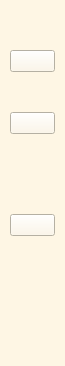
     <widget class="QWidget" name="icon_only_widget" native="true">
      <property name="minimumSize">
       <size>
        <width>65</width>
        <height>0</height>
       </size>
      </property>
      <property name="maximumSize">
       <size>
        <width>65</width>
        <height>16777215</height>
       </size>
      </property>
      <property name="styleSheet">
       <string notr="true"> background-color: #FEF6E4;
  
</string>
      </property>
      <layout class="QVBoxLayout" name="verticalLayout" stretch="0,0,0,0,0,0,0,0">
       <property name="spacing">
        <number>40</number>
       </property>
       <property name="leftMargin">
        <number>10</number>
       </property>
       <property name="topMargin">
        <number>20</number>
       </property>
       <property name="rightMargin">
        <number>10</number>
       </property>
       <property name="bottomMargin">
        <number>50</number>
       </property>
       <item>
        <spacer name="verticalSpacer_7">
         <property name="orientation">
          <enum>Qt::Vertical</enum>
         </property>
         <property name="sizeHint" stdset="0">
          <size>
           <width>20</width>
           <height>20</height>
          </size>
         </property>
        </spacer>
       </item>
       <item>
        <spacer name="verticalSpacer_5">
         <property name="orientation">
          <enum>Qt::Vertical</enum>
         </property>
         <property name="sizeType">
          <enum>QSizePolicy::Expanding</enum>
         </property>
         <property name="sizeHint" stdset="0">
          <size>
           <width>20</width>
           <height>10</height>
          </size>
         </property>
        </spacer>
       </item>
       <item>
        <widget class="QPushButton" name="dashboardbutton_2">
         <property name="sizePolicy">
          <sizepolicy hsizetype="Expanding" vsizetype="Expanding">
           <horstretch>0</horstretch>
           <verstretch>0</verstretch>
          </sizepolicy>
         </property>
         <property name="styleSheet">
          <string notr="true">QPushButton:hover {
    background-color: qlineargradient(spread: pad, x1: 0, y1: 0, x2: 1, y2: 0, stop: 0 #FEF6E4, stop: 1 #ADD8E6);
    border-top-left-radius: 20px;
    border-bottom-left-radius: 20px;
}

QPushButton:pressed {
    background-color: rgb(254, 246, 228);
    border-top-left-radius: 20px;
    border-bottom-left-radius: 20px;
 
}
</string>
         </property>
         <property name="text">
          <string/>
         </property>
         <property name="icon">
          <iconset resource="resource.qrc">
           <normaloff>:/icons/icon/dashboard.png</normaloff>:/icons/icon/dashboard.png</iconset>
         </property>
         <property name="checkable">
          <bool>true</bool>
         </property>
         <property name="autoExclusive">
          <bool>true</bool>
         </property>
        </widget>
       </item>
       <item>
        <widget class="QPushButton" name="infobutton_2">
         <property name="sizePolicy">
          <sizepolicy hsizetype="Minimum" vsizetype="Minimum">
           <horstretch>0</horstretch>
           <verstretch>0</verstretch>
          </sizepolicy>
         </property>
         <property name="styleSheet">
          <string notr="true">QPushButton:hover {
    background-color: qlineargradient(spread: pad, x1: 0, y1: 0, x2: 1, y2: 0, stop: 0 #FEF6E4, stop: 1 #ADD8E6);
    border-top-left-radius: 20px;
    border-bottom-left-radius: 20px;
}

QPushButton:pressed {
    background-color: rgb(254, 246, 228);
    border-top-left-radius: 20px;
    border-bottom-left-radius: 20px;
 
}
</string>
         </property>
         <property name="text">
          <string/>
         </property>
         <property name="icon">
          <iconset resource="resource.qrc">
           <normaloff>:/icons/icon/icons8-about-50.png</normaloff>:/icons/icon/icons8-about-50.png</iconset>
         </property>
         <property name="checkable">
          <bool>true</bool>
         </property>
         <property name="autoExclusive">
          <bool>true</bool>
         </property>
        </widget>
       </item>
       <item>
        <spacer name="verticalSpacer_9">
         <property name="orientation">
          <enum>Qt::Vertical</enum>
         </property>
         <property name="sizeHint" stdset="0">
          <size>
           <width>20</width>
           <height>40</height>
          </size>
         </property>
        </spacer>
       </item>
       <item>
        <widget class="QPushButton" name="exitbutton_2">
         <property name="sizePolicy">
          <sizepolicy hsizetype="Minimum" vsizetype="Minimum">
           <horstretch>0</horstretch>
           <verstretch>0</verstretch>
          </sizepolicy>
         </property>
         <property name="styleSheet">
          <string notr="true">QPushButton:hover {
    background-color: qlineargradient(spread: pad, x1: 0, y1: 0, x2: 1, y2: 0, stop: 0 #FEF6E4, stop: 1 #ADD8E6);
    border-top-left-radius: 20px;
    border-bottom-left-radius: 20px;
}

QPushButton:pressed {
    background-color: rgb(254, 246, 228);
    border-top-left-radius: 20px;
    border-bottom-left-radius: 20px;
 
}
</string>
         </property>
         <property name="text">
          <string/>
         </property>
         <property name="icon">
          <iconset resource="resource.qrc">
           <normaloff>:/icons/icon/icons8-exit-35.png</normaloff>:/icons/icon/icons8-exit-35.png</iconset>
         </property>
         <property name="checkable">
          <bool>true</bool>
         </property>
         <property name="autoExclusive">
          <bool>true</bool>
         </property>
        </widget>
       </item>
       <item>
        <spacer name="verticalSpacer_8">
         <property name="orientation">
          <enum>Qt::Vertical</enum>
         </property>
         <property name="sizeHint" stdset="0">
          <size>
           <width>20</width>
           <height>40</height>
          </size>
         </property>
        </spacer>
       </item>
       <item>
        <spacer name="verticalSpacer_4">
         <property name="orientation">
          <enum>Qt::Vertical</enum>
         </property>
         <property name="sizeHint" stdset="0">
          <size>
           <width>20</width>
           <height>40</height>
          </size>
         </property>
        </spacer>
       </item>
      </layout>
     </widget>
